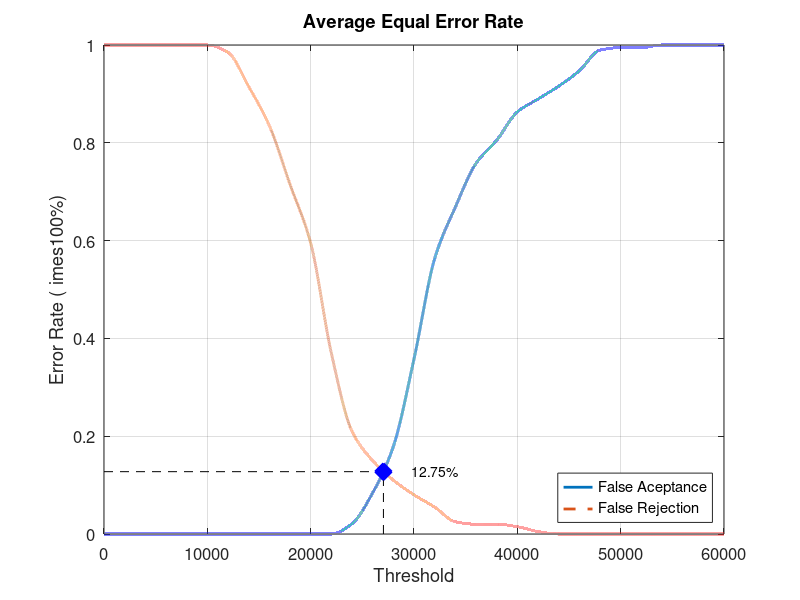
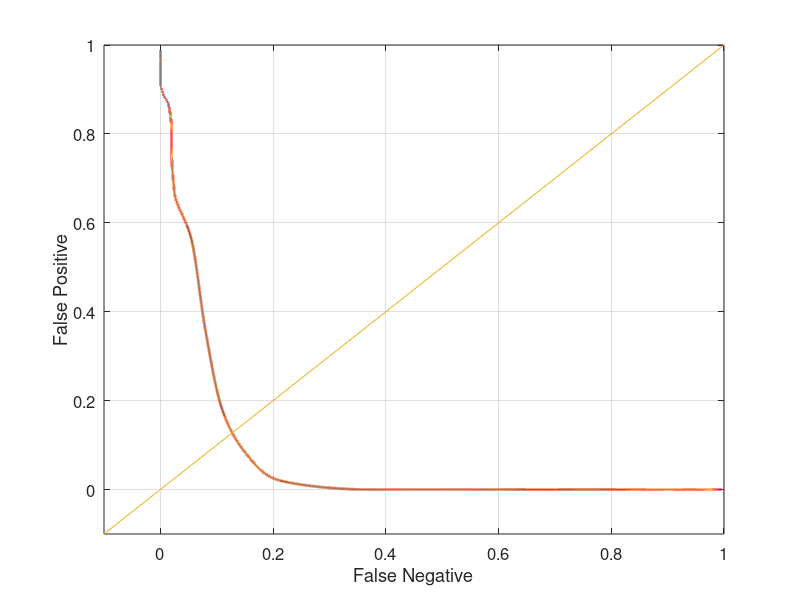

The MATLAB script that drew these images, in order:
close all;
clear;
clc;
x = 0:2000:60000;
xq = 0:0.5:60000;

y0 = [0 0 0 0 0 0 0 0 0 0 0 0 0.0210526 0.0842105 0.178947 0.357895 0.563158 0.668421 0.757895 0.805263 0.863158 0.889474 0.915789 0.947368 0.989474 0.994737 0.994737 1 1 1 1]
yy0 = interp1(x, y0, xq, 'pchip');
y1 = [1 1 1 1 1 1 0.985 0.915 0.835 0.715 0.595 0.37 0.21 0.15 0.11 0.08 0.055 0.025 0.02 0.02 0.015 0.005 0 0 0 0 0 0 0 0 0]
yy1 = interp1(x, y1, xq, 'pchip');

% Calculating EER: 
y2 = abs(y0 - y1);
find(y2 == min(y2))
yy2 = abs(yy0 - yy1);
xEER = find(yy2 == min(yy2));
xEERIndex = xq(xEER) % X-axis EER
yEER = yy0(xEER) % Y-axis EER

main = figure
plot(xq, yy0,'-','LineWidth', 2);	hold on
plot(xq, yy1,'--','LineWidth', 2);	hold on
plot([xEERIndex xEERIndex], [0 yEER], 'k--');	hold on
plot([0 xEERIndex], [yEER yEER], 'k--');	hold on
plot(xEERIndex, yEER, 'bx', 'LineWidth', 10);	hold on
text(xEERIndex + 10 * xEERIndex / 100, yEER, [num2str(round((10000 * yEER)) / 100) '%'])
legend('False Aceptance', 'False Rejection', 'Location', 'SouthEast')
xlabel('Threshold')
ylabel('Error Rate (	imes100%)')
title('Average Equal Error Rate')
set(gca, 'FontSize', 12)
axis([0 60000 0 1])
grid on

print(main, 'Database3_3Main', '-dpng');
FNRxFPR = figure('Color', [1 1 1]);
plot(yy1, yy0, '-', yy1, yy0, 'LineWidth', 2);
hold on
y = -0.1:0.1:1
plot(y, y); 
set(gca, 'FontSize', 12)
xlabel('False Negative')
ylabel('False Positive')
axis([-0.1 1 -0.1 1])
set(gca, 'FontSize', 12)
grid on

print(FNRxFPR, 'Database3_3FNRxFPR','-dpng');
